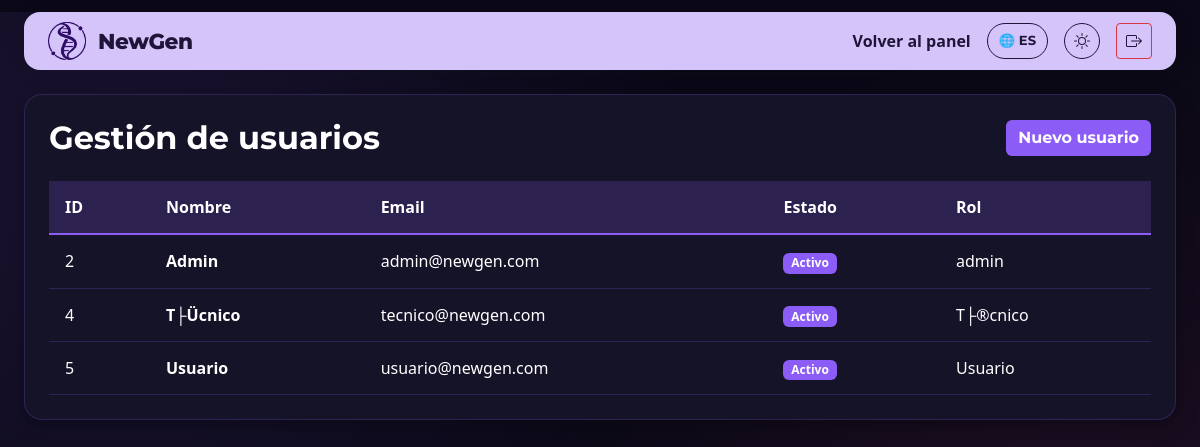
The app's page /usuarios.php (signed in) with its own data.
### tables this page shows
CREATE TABLE `usuario` (
  `id_usuario` int(11) NOT NULL AUTO_INCREMENT,
  `id_rol` int(11) NOT NULL,
  `nombre` varchar(50) NOT NULL,
  `apellido` varchar(50) NOT NULL,
  `email` varchar(100) NOT NULL,
  `contrase├▒a` varchar(255) NOT NULL,
  `estado` varchar(20) NOT NULL,
  PRIMARY KEY (`id_usuario`),
  UNIQUE KEY `email` (`email`),
  KEY `fk_usuario_rol` (`id_rol`),
  CONSTRAINT `fk_usuario_rol` FOREIGN KEY (`id_rol`) REFERENCES `rol` (`id_rol`)
);

CREATE TABLE `rol` (
  `id_rol` int(11) NOT NULL AUTO_INCREMENT,
  `nombre` varchar(50) NOT NULL,
  `descripcion` varchar(255) DEFAULT NULL,
  PRIMARY KEY (`id_rol`)
);

### usuarios.php (the view, shortened to what this page needs)
<?php
include("conexion.php");
$sql = "SELECT u.id_usuario, u.nombre, u.apellido, u.email, u.estado, r.nombre AS rol
        FROM usuario u
        LEFT JOIN rol r ON u.id_rol = r.id_rol";
$resultado = mysqli_query($conexion, $sql);
?>
<!DOCTYPE html>
<html lang="es">
<head>
    <link href="https://cdn.jsdelivr.net/npm/bootstrap@5.3.0/dist/css/bootstrap.min.css" rel="stylesheet">
    <link rel="stylesheet" href="dashboard.css">
</head>
<body>
    <header class="top-bar">
        <a href="dashboard.php" class="logo-brand">
            <img src="logo.png" alt="NewGen Logo" style="height: 38px;">
            <span>NewGen</span>
        </a>
        <div class="d-flex gap-3 align-items-center">
            <a href="dashboard.php" style="color: var(--top-bar-text); font-weight: 700; text-decoration: none;" data-i18n="back_to_dashboard">Volver al panel</a>
            <button class="btn btn-sm lang-toggle-btn" id="langToggle" title="Cambiar idioma / Switch language">
            </button>
            <button class="btn btn-sm theme-toggle-btn rounded-circle" id="themeToggle" style="width: 36px; height: 36px;" title="Cambiar tema">
            </button>
            <a href="logout.php" class="btn btn-sm btn-outline-danger" style="display:flex; align-items:center; justify-content:center; width:36px; height:36px;" title="Cerrar sesión">
            </a>
        </div>
    </header>
    <div class="dashboard-container">
        <div class="list-card">
            <div class="d-flex justify-content-between align-items-center mb-4 flex-wrap gap-2">
                <h2 class="text-white m-0" style="font-family: 'Montserrat', sans-serif; font-weight: 700;" data-i18n="users_title">Gestión de usuarios</h2>
                <a href="usuario_nuevo.php" class="btn btn-primary fw-bold" style="background-color: #8B5CF6; border: none; font-family: 'Montserrat', sans-serif; color: #FFFFFF !important;" data-i18n="users_add_btn">Crear nuevo usuario</a>
            </div>
            <div class="table-responsive">
                <table class="table table-custom table-hover" style="background-color: transparent;">
                    <thead>
                        <tr>
                            <th data-i18n="users_th_id">ID</th>
                            <th data-i18n="users_th_name">Nombre</th>
                            <th data-i18n="users_th_email">Email</th>
                            <th data-i18n="users_th_status">Estado</th>
                            <th data-i18n="users_th_role">Rol</th>
                        </tr>
                    </thead>
                    <tbody>
                        <?php while($fila = mysqli_fetch_assoc($resultado)){ ?>
                        <tr>
                            <td><?= $fila['id_usuario']; ?></td>
                            <td class="fw-bold"><?= htmlspecialchars(trim($fila['nombre'] . ' ' . $fila['apellido'])); ?></td>
                            <td><?= htmlspecialchars($fila['email']); ?></td>
                            <td><span class="badge" style="background-color: #8B5CF6; color: #FFFFFF; font-weight: 600;"><?= htmlspecialchars($fila['estado']); ?></span></td>
                            <td><?= htmlspecialchars($fila['rol']); ?></td>
                        </tr>
                        <?php } ?>
                    </tbody>
                </table>
            </div>
        </div>
    </div>
</body>
</html>

### records on screen
usuario: id_usuario "2", nombre "Admin", email "admin@newgen.com", estado "Activo", id_rol.nombre "admin"
usuario: id_usuario "4", nombre "T├Ücnico", email "tecnico@newgen.com", estado "Activo", id_rol.nombre "T├®cnico"
usuario: id_usuario "5", nombre "Usuario", email "usuario@newgen.com", estado "Activo", id_rol.nombre "Usuario"
